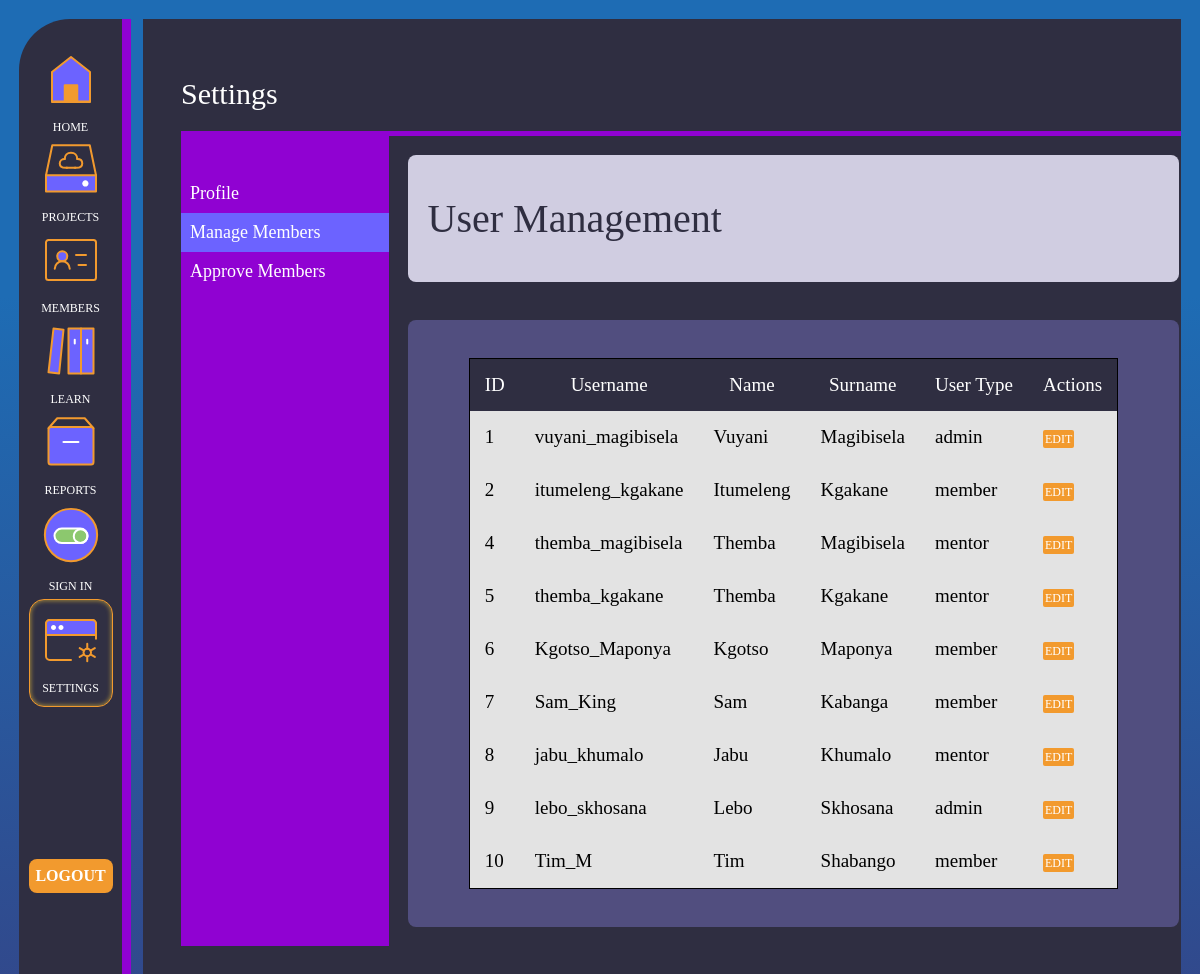
The page /user_list.php (signed in) on the database its author committed.
### tables this page shows
CREATE TABLE `users` (
  `id` int(100) NOT NULL,
  `username` varchar(255) NOT NULL,
  `email` varchar(255) NOT NULL,
  `password` varchar(255) NOT NULL,
  `name` varchar(255) NOT NULL,
  `surname` varchar(255) NOT NULL,
  `user_type` enum('admin','mentor','member') NOT NULL DEFAULT 'member',
  `date_of_birth` date DEFAULT NULL,
  `grade` int(11) DEFAULT NULL,
  `school` int(11) DEFAULT NULL,
  `parent` int(11) DEFAULT NULL,
  `parent_email` varchar(255) DEFAULT NULL,
  `leaner_number` int(11) DEFAULT NULL,
  `parent_number` int(11) DEFAULT NULL,
  `Relationship` varchar(255) DEFAULT NULL
);

### user_list.php (the view, shortened to what this page needs)
<?php
require 'server.php';
$sql = "SELECT * FROM users";
$result = mysqli_query($conn, $sql);
?>
<!DOCTYPE html>
<html lang="en">
<head>
    <link rel="stylesheet" href="style.css">
    <link rel="stylesheet" href="./public/assets/css/settingsStyles.css">
    <link rel="stylesheet" href="./public/assets/css/screenSizes.css">
</head>
<body id="userlist">
<main id="container-settings">
        <section id="nav_section">
            <div class="nav">
                <ul>
                    <li >
                        <a  href="home.php" >
                        Home
                        </a>
                    </li>
                    <li>
                        <a href="projects.php">
                        Projects
                        </a>
                    </li>
                        <li>
                            <a href="members.php" >
                            Members
                            </a>
                        </li>
                        <li>
                            <a href="learn.php">
                            Learn
                            </a>
                        </li>
                        <li>
                        <?php
                            if (isset($_SESSION['user_type'])) {
                                $userType = $_SESSION['user_type'];
                                if ($userType === "admin"): ?>
                                    <a href="reports.php">
                                        Reports
                                    </a>
                                <?php endif;
                            }
                        ?>
                        </li>
                        <li>
                            <a href="signin.php">
                            Sign In
                            </a>
                        </li>
                        <li class="active">
                            <a href="settings.php">
                            Settings
                            </a>
                        </li>
                </ul>
            </div>
            <div class="logout">
            <a href="logout_process.php"><button>Logout</button></a>
            </div>
        </section>
        <section id="settings_main_section">
            <div class="content_section_settings">
                <h1>Settings</h1>
                <div class="settingsContainer">
                    <div class="settingsNav">
                        <a href="settings.php">Profile</a>
                        <a id="SettigsNav_active" href="user_list.php">Manage Members</a>
                        <a href="">Approve Members</a>
                    </div>
                    <div class="editProTop ">
                        <h1 class="userlist-Title" style="color: #2F2E41;font-size: 40px;">User Management</h1>
                    </div>
                    <div class="editProBottom userlist">
                        <table>
                            <thead>
                                <tr>
                                    <th>ID</th>
                                    <th>Username</th>
                                    <th>Name</th>
                                    <th>Surname</th>
                                    <th>User Type</th>
                                    <th>Actions</th>
                                </tr>
                            </thead>
                            <tbody>
                                <?php while ($row = mysqli_fetch_assoc($result)): ?>
                                <tr>
                                    <td><?php echo $row['id']; ?></td>
                                    <td><?php echo $row['username']; ?></td>
                                    <td><?php echo $row['name']; ?></td>
                                    <td><?php echo $row['surname']; ?></td>
                                    <td><?php echo $row['user_type']; ?></td>
                                    <td>
                                        <a class="editBtn" href="edit_user.php?id=<?php echo $row['id']; ?>">Edit</a>
                                    </td>
                                </tr>
                                <?php endwhile; ?>
                            </tbody>
                        </table>
                    </div>
                </div>
            </div>
        </section>
    </main>
</body>
</html>

### style.css (style rules this page uses)
* { vertical-align: baseline; font-weight: inherit; font-family: inherit; font-style: inherit; font-size: 100%; border: 0 none; outline: 0; padding: 0; margin: 0; }
body { padding: 0px; margin: 0px; }
h1, h2, h3, h4, h5, h6, p, pre, blockquote, form, ul, ol, dl { margin: 20px 0; }
li, dd, blockquote { margin-left: 40px; }
table { border-collapse: collapse; border-spacing: 0; }
#nav_section { grid-column: 1/2; grid-row: 1/ span 17; background: #2F2E41; width: auto; height: 100vh; padding: 0.5em; background: #2F2E41; border-right: 9px solid #9002D2; border-radius: 51px 0px 0px 51px; }
.active { background: rgba(217, 217, 217, 0.01); border: 1px solid #F29A2E; box-shadow: inset 0px 0px 4px 1px rgba(255, 208, 55, 0.51); border-radius: 15px; padding: 0.5em; }
.nav ul li { text-align: center; list-style: none; margin: 0.2em auto; }
.nav ul li a { font-family: 'Source Code Pro'; font-style: normal; font-weight: 400; font-size: 12px; line-height: 15px; text-transform: uppercase; color: #FFFFFF; text-decoration: none; }
.logout { margin-top: 8em; }
.logout button { width: 84px; height: 34px; left: 51px; top: 871px; background: #F29A2E; border-radius: 8px; margin: auto; font-family: 'Source Code Pro'; font-style: normal; font-weight: 700; font-size: 16px; line-height: 20px; text-transform: uppercase; color: #FFFFFF; cursor: pointer; }
#userlist { overflow: hidden; }
table { border: 1px solid #000; margin-left: 20px; background-color: #e3e3e3; }
table thead { background-color: #2F2E41; color: #fff; }
th, td { padding: 15px; }
.userlist-Title { padding: 0.5em; }
.userlist-Title { color: #000; font-size: 40px; }
.userlist { padding: 3em; overflow: auto; }
#container-settings { display: grid; grid-template-columns: repeat(16,1fr); grid-template-rows: repeat(16,1fr); gap: 12px; background: linear-gradient(180deg, #1E6CB4 25.96%, #393A7B 111.57%); height: 100%; padding: 1em; }
#settings_main_section { grid-column: 2/17; grid-row: 1/17; background: rgba(255, 255, 255, 0); padding-bottom: 0px; overflow: hidden; }
.content_section_settings { background: #2F2E41; border-radius: 0 2em 2em 0; width: 100%; margin-bottom: 0px; padding: 2em; height: 100vh; overflow: auto; }
.content_section_settings h1 { color: #fff; font-family: 'Source Code Pro'; font-style: normal; font-size: 30px; }
.settingsContainer { border-top: 5px solid #9002D2; display: grid; grid-template-columns: 20% 26% 26% 26%; grid-template-rows: auto; grid-template-areas: "Nav Profile Profile Profile" "nav details details details" "nav details details details"; overflow: hidden; }
.settingsNav { grid-area: Nav; grid-row: 1/4; padding-top: 2em; align-items: center; margin: 0px; background: #9002D2; width: 100%; height: 100%; overflow: hidden; }
.settingsNav a { font-family: 'Source Code Pro'; font-style: normal; font-weight: 500; font-size: 18px; color: #fff; padding: 0.5em; cursor: pointer; text-decoration: none; display: block; }

### public/assets/css/settingsStyles.css (style rules this page uses)
body { background-color: red; }
#SettigsNav_active { background: #6C63FF; color: #fff; }
.userlist table { margin: 0 auto; }
.editBtn { width: 100px; height: 34px; background: #F29A2E; border-radius: 2px; padding: 2px; margin: auto; font-family: 'Source Code Pro'; font-style: normal; font-weight: 500; font-size: 12px; line-height: 20px; text-transform: uppercase; text-decoration: none; color: #FFFFFF; cursor: pointer; }

### public/assets/css/screenSizes.css (style rules this page uses)
body { font-size: 16px; }
@media screen and (min-width: 22.5em) { body { font-size: 16px; } }
@media screen and (min-width: 48em) { body { font-size: 17px; } }
@media screen and (min-width: 62em) { body { font-size: 18px; } }
@media screen and (min-width: 62em) { .editProTop h1 { color: #000; } }
@media screen and (min-width: 62em) { .editProTop { grid-area: Profile; background: #D0CDE1; max-width: 1920px; margin: 1em; border-radius: 8px; } }
@media screen and (min-width: 62em) { .editProBottom { grid-area: details; background-color: #514E7F; max-width: 1920px; height: 0 auto; margin: 1em; border-radius: 8px; padding: 2em; } }
@media screen and (min-width: 75em) { body { font-size: 19px; } }

### rows shown on the page
users: id "1", username "vuyani_magibisela", name "Vuyani", surname "Magibisela", user_type "admin"
users: id "2", username "itumeleng_kgakane", name "Itumeleng", surname "Kgakane", user_type "member"
users: id "4", username "themba_magibisela", name "Themba", surname "Magibisela", user_type "mentor"
users: id "5", username "themba_kgakane", name "Themba", surname "Kgakane", user_type "mentor"
users: id "6", username "Kgotso_Maponya", name "Kgotso", surname "Maponya", user_type "member"
users: id "7", username "Sam_King", name "Sam", surname "Kabanga", user_type "member"
users: id "8", username "jabu_khumalo", name "Jabu", surname "Khumalo", user_type "mentor"
users: id "9", username "lebo_skhosana", name "Lebo", surname "Skhosana", user_type "admin"
users: id "10", username "Tim_M", name "Tim", surname "Shabango", user_type "member"
